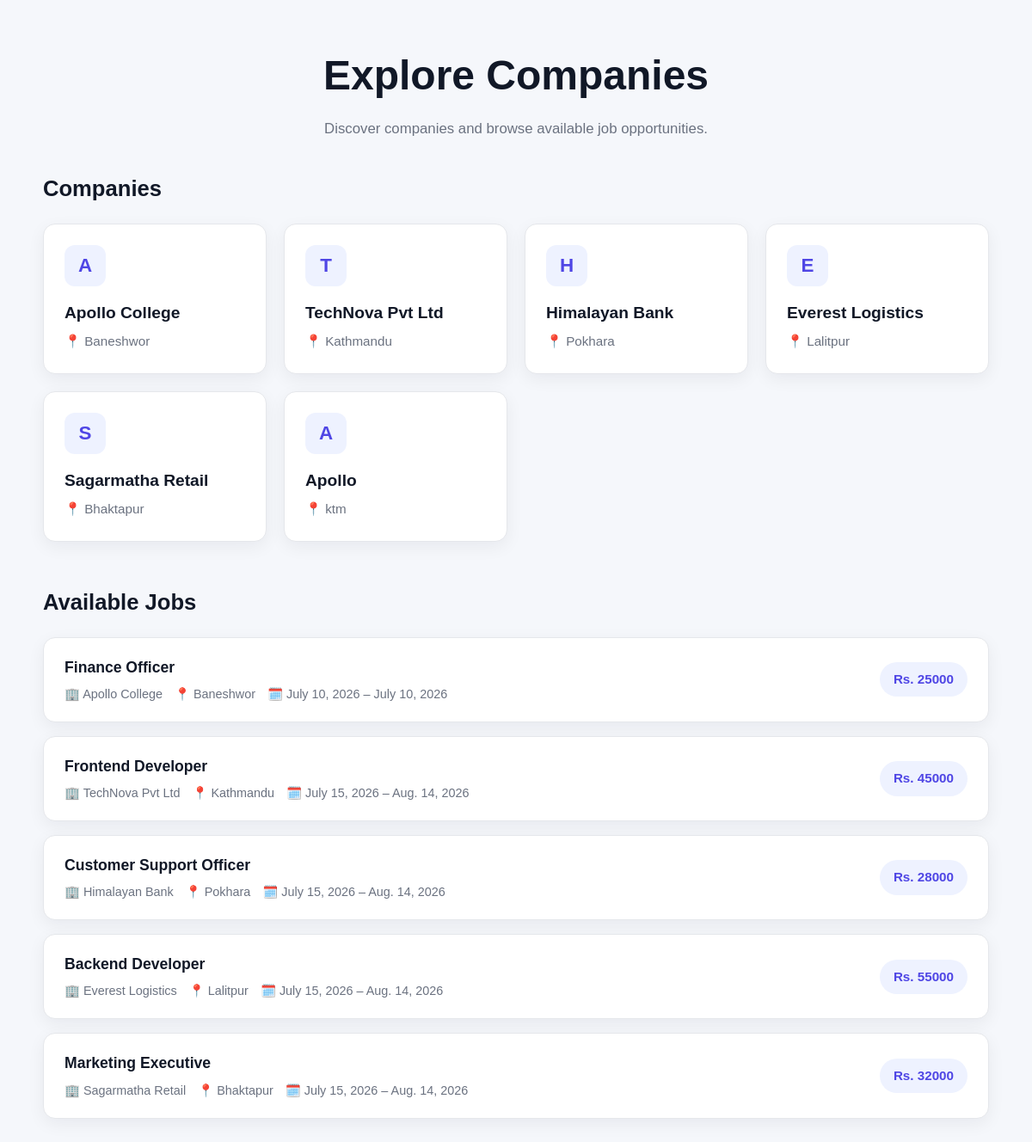
The page /admin2/ on the database its author committed.
### portal/models.py (models this page shows)
class Company(models.Model):
    name = models.CharField(max_length=63)
    location = models.TextField()
    contact_no = models.CharField(max_length=10)

class Job(models.Model):
    company = models.ForeignKey(Company,
                                related_name="company",
                                on_delete=models.CASCADE)
    title = models.CharField(max_length=127)
    description = models.TextField(blank=True, null=True)
    start_date = models.DateField()
    end_date = models.DateField()
    salary = models.FloatField()
    created_at = models.DateTimeField(auto_now_add=True)

### jobportal/urls.py (the view)
# urls.py: path("admin2/", admin2),
def admin2(request):
    companys = Company.objects.all() # select * from companys
    jobs = Job.objects.all()
    return render(request, "admin2.html", {"companys": companys, "jobs": jobs})

### templates/admin2.html (shortened to what this page needs)
<!DOCTYPE html>
<html lang="en">
<head>
</head>
<body>
    <main class="container">
        <header class="page-header">
            <h1>Explore Companies</h1>
            <p>Discover companies and browse available job opportunities.</p>
        </header>
        <section class="section">
            <h2 class="section-title">Companies</h2>
            <div class="company-grid">
                {% for company in companys %}
                    <article class="company-card">
                        <div class="company-icon">
                            {{ company.name|slice:":1"|upper }}
                        </div>
                        <h3 class="company-name">
                            {{ company.name }}
                        </h3>
                        <p class="company-location">
                            📍 {{ company.location|default:"Location not available" }}
                        </p>
                    </article>
                {% empty %}
                    <div class="empty-state">
                        No companies are currently available.
                    </div>
                {% endfor %}
            </div>
        </section>
        <section class="section">
            <h2 class="section-title">Available Jobs</h2>
            <div class="jobs-list">
                {% for job in jobs %}
                <a class="job-card" href="{% url 'job-detail' job.id %}">
                    <div class="job-info">
                        <h3>{{ job.title }}</h3>
                        <div class="job-meta">
                            <span>🏢 {{ job.company.name }}</span>
                            <span>📍 {{ job.company.location|default:"Location not available" }}</span>
                            <span>🗓️ {{ job.start_date }} – {{ job.end_date }}</span>
                        </div>
                    </div>
                    <span class="job-salary">Rs. {{ job.salary|floatformat:0 }}</span>
                </a>
                {% empty %}
                <div class="empty-state">
                    No jobs are currently available.
                </div>
                {% endfor %}
            </div>
        </section>
    </main>
</body>
</html>

### templates/admin2.html (style rules this page uses)
* { margin: 0; padding: 0; box-sizing: border-box; }
body { font-family: Arial, sans-serif; background: #f5f7fb; color: #1f2937; line-height: 1.6; }
.container { width: min(1100px, 92%); margin: 0 auto; padding: 50px 0; }
.page-header { margin-bottom: 35px; text-align: center; }
.page-header h1 { font-size: clamp(2rem, 5vw, 3rem); margin-bottom: 10px; color: #111827; }
.page-header p { color: #6b7280; font-size: 1.05rem; }
.section { margin-bottom: 50px; }
.section-title { font-size: 1.6rem; margin-bottom: 20px; color: #111827; }
.company-grid { display: grid; grid-template-columns: repeat(auto-fit, minmax(250px, 1fr)); gap: 20px; }
.company-card { background: #ffffff; border: 1px solid #e5e7eb; border-radius: 14px; padding: 24px; box-shadow: 0 6px 20px rgba(15, 23, 42, 0.06); transition: transform 0.2s ease, box-shadow 0.2s ease; }
.company-icon { width: 48px; height: 48px; display: flex; align-items: center; justify-content: center; background: #eef2ff; color: #4f46e5; border-radius: 12px; font-size: 1.4rem; font-weight: 700; margin-bottom: 16px; }
.company-name { font-size: 1.2rem; margin-bottom: 6px; color: #111827; }
.company-location { color: #6b7280; font-size: 0.95rem; }
.jobs-list { display: flex; flex-direction: column; gap: 16px; }
.job-card { display: flex; align-items: center; justify-content: space-between; gap: 20px; background: #ffffff; border: 1px solid #e5e7eb; border-radius: 14px; padding: 20px 24px; box-shadow: 0 6px 20px rgba(15, 23, 42, 0.06); text-decoration: none; color: inherit; transition: transform 0.2s ease, box-shadow 0.2s ease; }
.job-info h3 { font-size: 1.1rem; color: #111827; margin-bottom: 6px; }
.job-meta { display: flex; flex-wrap: wrap; gap: 6px 14px; color: #6b7280; font-size: 0.9rem; }
.job-salary { flex-shrink: 0; background: #eef2ff; color: #4f46e5; font-weight: 700; font-size: 0.95rem; padding: 8px 16px; border-radius: 999px; white-space: nowrap; }

### rows shown on the page
Company: name "A", name "Apollo College", location "Baneshwor"
Company: name "T", name "TechNova Pvt Ltd", location "Kathmandu"
Company: name "H", name "Himalayan Bank", location "Pokhara"
Company: name "E", name "Everest Logistics", location "Lalitpur"
Company: name "S", name "Sagarmatha Retail", location "Bhaktapur"
Company: name "A", name "Apollo", location "ktm"
Job: title "Finance Officer", company.name "Apollo College", company.location "Baneshwor", start_date "July 10, 2026", end_date "July 10, 2026", salary "25000"
Job: title "Frontend Developer", company.name "TechNova Pvt Ltd", company.location "Kathmandu", start_date "July 15, 2026", end_date "Aug. 14, 2026", salary "45000"
Job: title "Customer Support Officer", company.name "Himalayan Bank", company.location "Pokhara", start_date "July 15, 2026", end_date "Aug. 14, 2026", salary "28000"
Job: title "Backend Developer", company.name "Everest Logistics", company.location "Lalitpur", start_date "July 15, 2026", end_date "Aug. 14, 2026", salary "55000"
Job: title "Marketing Executive", company.name "Sagarmatha Retail", company.location "Bhaktapur", start_date "July 15, 2026", end_date "Aug. 14, 2026", salary "32000"
